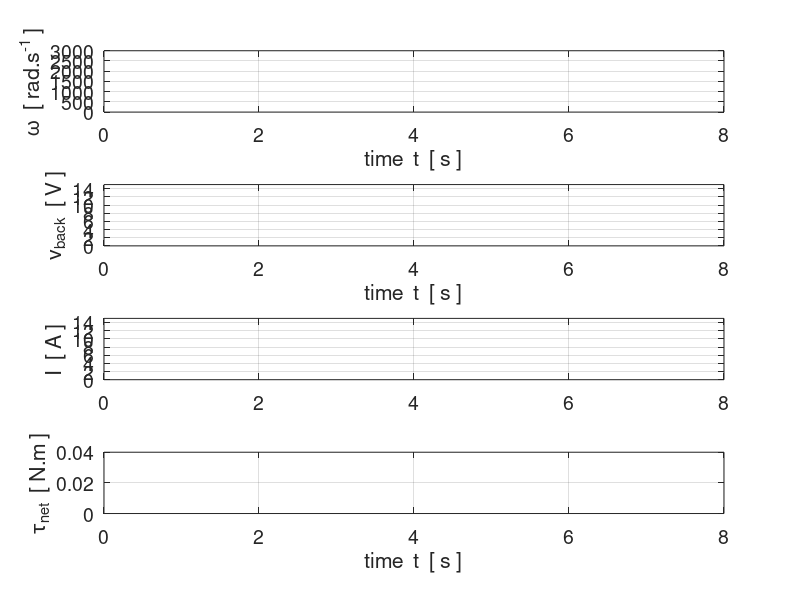

Reproduce this figure in MATLAB.
% spMotor.m

% Simulation of a simple DC motor lifting a load

% Ian Cooper
% email: ian.cooper@sydney.edu.au
% School of Physics, University of Sydney
% 181010 / Matlab version R2018a

% DOING PHYSICS WITH MATLAB 
%    https://d-arora.github.io/Doing-Physics-With-Matlab/

% VISUAL PHYSICS ONLINE
%    http://www.physics.usyd.edu.au/teach_res/hsp/sp/spHome.htm
%       http://www.physics.usyd.edu.au/teach_res/hsp/sp/ex/p60/P60018.htm
%  

close all
clc
clear

% INPUT SECTION =======================================================

% Mass of laod [kg]
m = 0.2;

% Acceleration due to gravity [ms/^2]
g = 9.81;
% Battery emf [v]
V = 12;
% Resistance of motor coil [ohm]
R = 1;
% Half length of square motor coil [m]
L = 0.1;
% Magnetic field of motor [T]
B = 0.1;

% Radius of motor's axle lifting load [m]
d = 0.01;
% Number of calculation time intervals
N = 1000000;
% Max simulation time
tMax = 8;


% CALCULATION SECTION =================================================
t = linspace(0,tMax,N);     % time grid [s]
dt = t(2)-t(1);             % time increment [s]

A = 4*L^2;                  % area of motor coil [m^2]

tauL = m*g*d;               % torque applied to lift load [N.m]      

Vback = zeros(N,1);         % back emf (induced voltage)  [V]
I = zeros(N,1);             % coil current [A]
tauM = zeros(N,1);          % torque exerted by motor coil rotating [N.m] 
w = zeros(N,1);             % angular speed of motor coil rotating [rad/s]

k1 = A*B;                   % constants
k2 = m*d^2;
k3 = A*B;

% Initial values 1st time step
I(1) = V/R;
tauM(1) = k1*I(1);

% 2nd time step
w(2) = w(1) + dt*(tauM(1)-tauL)/k2;
Vback(2) = k3*w(2);
I(2) = (V - Vback(2))/R;
tauM(2) = k1*I(2);

% Time evolution
% comment / uncomment if statement for varying load
for cc = 3:N
%if t(cc) > 4; k2 = 2*m*d^2; tauL = 2*m*g*d;end
  w(cc) = w(cc-2) + 2*dt*(tauM(cc-1) - tauL)/k2;
  Vback(cc) = k3*w(cc);
  I(cc) = (V - Vback(cc))/R;
  tauM(cc) = k1*I(cc);
end


% OUTPUT VALUES TO COMMAND WINDOW - steady state values
% Calculations

disp('  ')
% mass of load
   fprintf('mass of load  m = %2.3f  kg \n',m);
% torque due to gravitational force
   fprintf('torqueL = %2.4f  N.m \n',m*g*d);
% torque due to magnetic force
   fprintf('torqueM = %2.4f  N.m \n',m*g*d);
% coil current
  Icoil = m*g*d/(B*A);
  fprintf('Icoil = %2.2f  A \n',Icoil);
% back emf          
  vBACK = V - Icoil*R;          
  fprintf('back emf = %2.4f  V \n',vBACK);
% angular speed (rotation speed)  
  omega = vBACK / (B*A);
  fprintf('omega = %4.0f  rad/s \n',omega);
% power supplied by battery [W]  
   Pbattery = V*Icoil ; 
   fprintf('Pbattery = %2.2f  w \n',Pbattery);
% power dissipated by resistor [W]   
   Presistor = Icoil^2*R ;
   fprintf('Presistor = %2.2f  W \n',Presistor);
% power generated by motor to lift load [W]   
   Pmotor = Icoil*vBACK ;        
   fprintf('Pmotor = %2.2f  W \n',Pmotor);

   
% GRAPHICS ===========================================================
figure(1)
pos = [0.35 0.05 0.4 0.6];
  set(gcf,'Units','normalized');
  set(gcf,'Position',pos);
  set(gcf,'color','w');

xP = t; yP = w;
subplot(4,1,1)
plot(xP,yP,'linewidth',2)
grid on
set(gca,'fontsize',14)
ylim([0 3000])
ylabel('\omega  [ rad.s^{-1} ]')
xlabel('time  t  [ s ]')


xP = t; yP = Vback;
subplot(4,1,2)
plot(xP,yP,'linewidth',2)
grid on
set(gca,'fontsize',14)
ylim([0, 15])
ylabel('v_{back}  [ V ]')
xlabel('time  t  [ s ]')


xP = t; yP = I;
subplot(4,1,3)
plot(xP,yP,'linewidth',2)
grid on
ylabel('I  [ A ]')
set(gca,'fontsize',14)
ylim([0 15])

xP = t; yP = tauM-tauL;
subplot(4,1,4)
plot(xP,yP,'linewidth',2)
grid on
set(gca,'fontsize',14)
ylim([0 0.04])
set(gca,'ytick',0:0.02:0.04)
ylabel('\tau_{net}  [ N.m ]')
xlabel('time  t  [ s ]')
